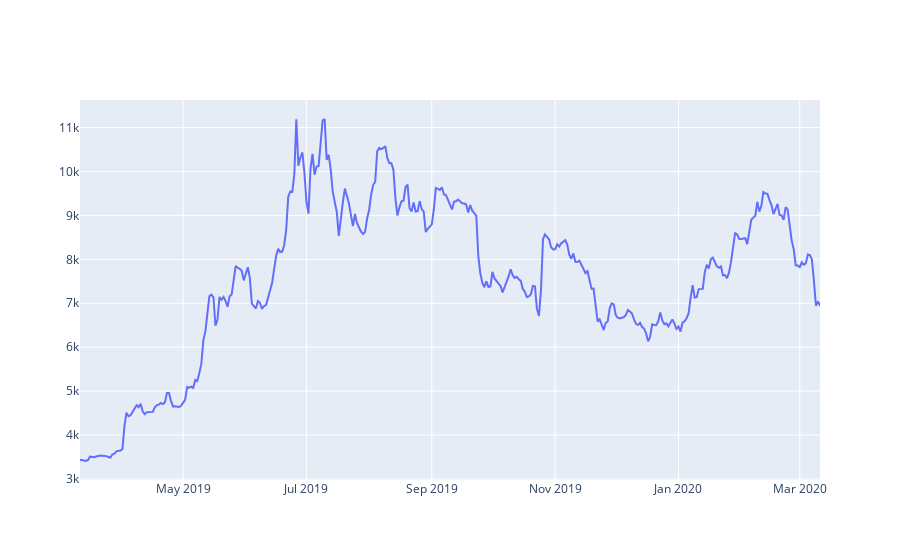

Notebook code for this chart:
### Code cell
# Plot the average BTC price
btc_trace = go.Scatter(x=btc_eur_datasets.index, y=btc_eur_datasets['avg_btc_price_eur'])
py.iplot([btc_trace])

### Figure 1 — Plotly figure (JSON) as saved in the notebook; plotly's stock layout.template omitted (floating-point values rounded to 4 significant figures; data arrays with more than 128 entries replaced by an {"elided": "..."} marker saying what was removed)
{"data": [{"type": "scatter", "x": {"elided": "367 str values"}, "y": {"elided": "367 float values"}}], "layout": {}}
